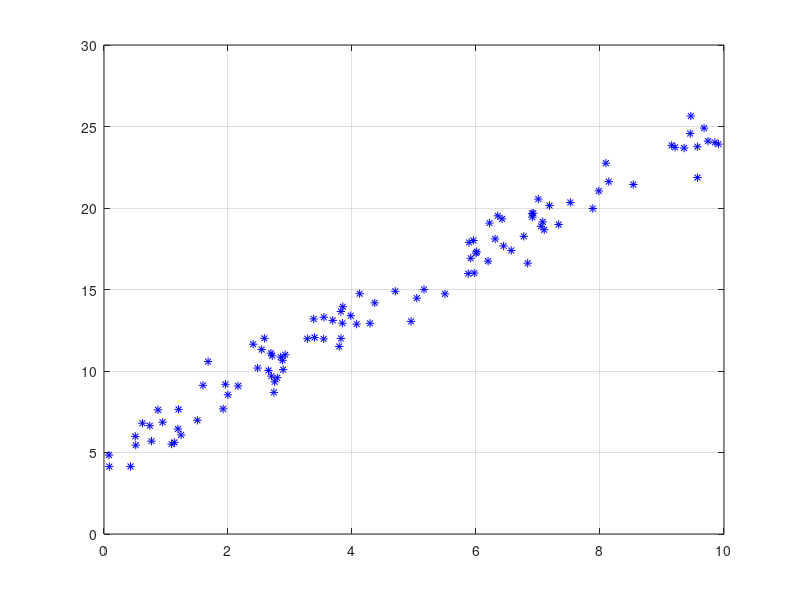

Source code (MATLAB): (Note: this script raises an error after producing the figure.)
x=  rand(1,100).*10
noise = randn(1,100)
y = 2*x +5 + noise;
% y = 

figure

plot(x,y,'b*')
grid on

constant = lsqcurvefit(@f, [0;-0.1], x, y);

m = constant(1)
c = constant(2)

xfit = 0: 0.1 : 10;
yfit = f(constant, xfit);

figure
plot(x,y,'b*')
hold on
plot(xfit, yfit,'r','linewidth',2)
grid on